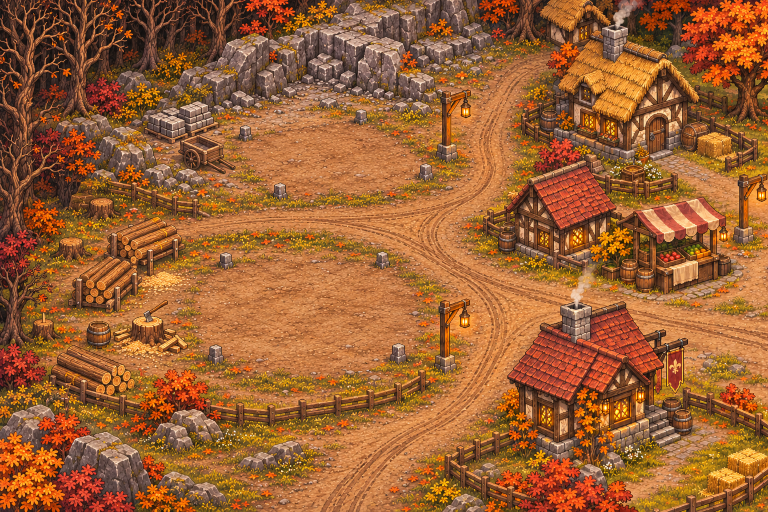
#> input picture art-source/plates/VL1.png, 1536 x 1024 px (shown at 1/2 size); its folder holds only this picture in this run
$ python plate_build.py
#> lines starting #> are read from the running program, lines starting #| are printed output that depends on the picture
"""Stitch village plates into one composite (art px, 1 art px = 0.5 game px).
Offsets found with tools/plate_reg.py (VL2 at origin)."""
import numpy as np, os, json
from PIL import Image
ROOT = os.path.dirname(os.path.dirname(os.path.abspath(__file__)))
P = os.path.join(ROOT, 'art-source', 'plates')
LAYOUT = {'VL1': (-1112, 0), 'VL2': (0, 0), 'VL4': (-872, 600), 'VL5': (0, 600), 'VL6': (212, 1018)}
FEATHER = 160  # distance used to rank plates; blending band is narrow (SHARP) to avoid ghosting
SHARP = 10

def build():
    xs = [o[0] for o in LAYOUT.values()]; ys = [o[1] for o in LAYOUT.values()]
    X0, Y0 = min(xs), min(ys); W = max(xs) + 1536 - X0; H = max(ys) + 1024 - Y0
    acc = np.zeros((H, W, 3)); wsum = np.zeros((H, W))
    for k, (ox, oy) in LAYOUT.items():
        im = np.asarray(Image.open(os.path.join(P, k + '.png')).convert('RGB'), float)
        h, w = im.shape[:2]
#> h = 1024; w = 1536
        yy, xx = np.mgrid[0:h, 0:w]
        d = np.minimum(np.minimum(xx, w - 1 - xx), np.minimum(yy, h - 1 - yy)).astype(float)
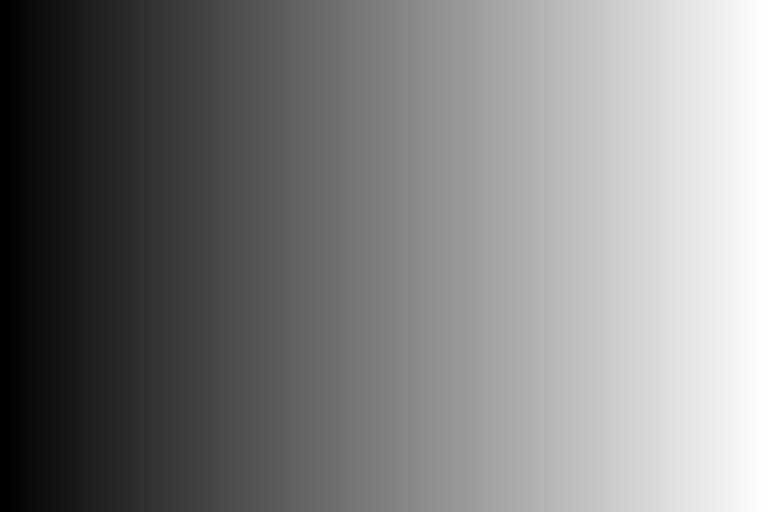
#> xx: shape (1024, 1536) int64 (shown at 1/2 size); min 0, max 1535, mean 767.5; drawn with min black and max white
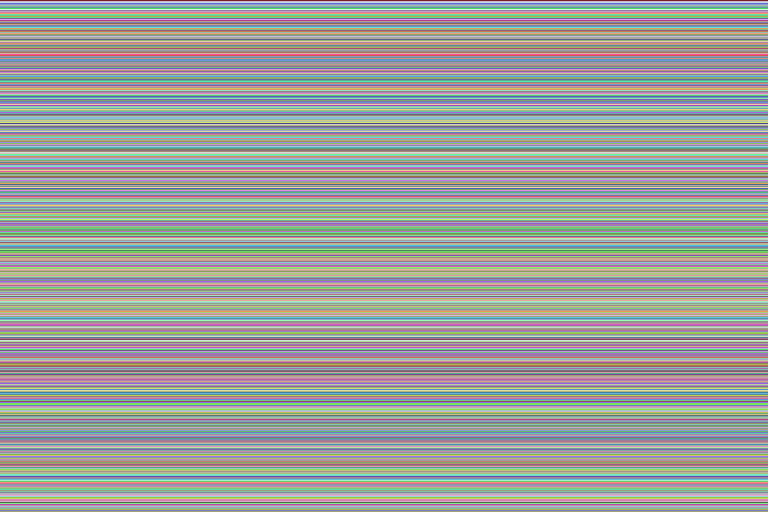
#> yy: shape (1024, 1536) int64 (shown at 1/2 size); 1024 distinct labels, from 0 to 1023; one colour per label, 0 black
        wt = np.exp(np.minimum(d, 600) / SHARP - 60)
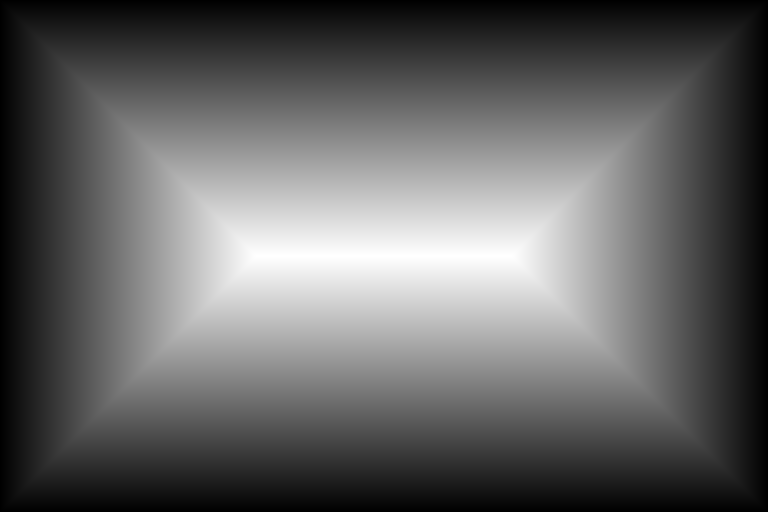
#> d: shape (1024, 1536) float64 (shown at 1/2 size); min 0, max 511, mean 198.6; drawn with min black and max white
        x, y = ox - X0, oy - Y0
        acc[y:y + h, x:x + w] += im * wt[..., None]; wsum[y:y + h, x:x + w] += wt
#> after `acc[y:y + h, x:x + w] += im * wt[..., None]`:
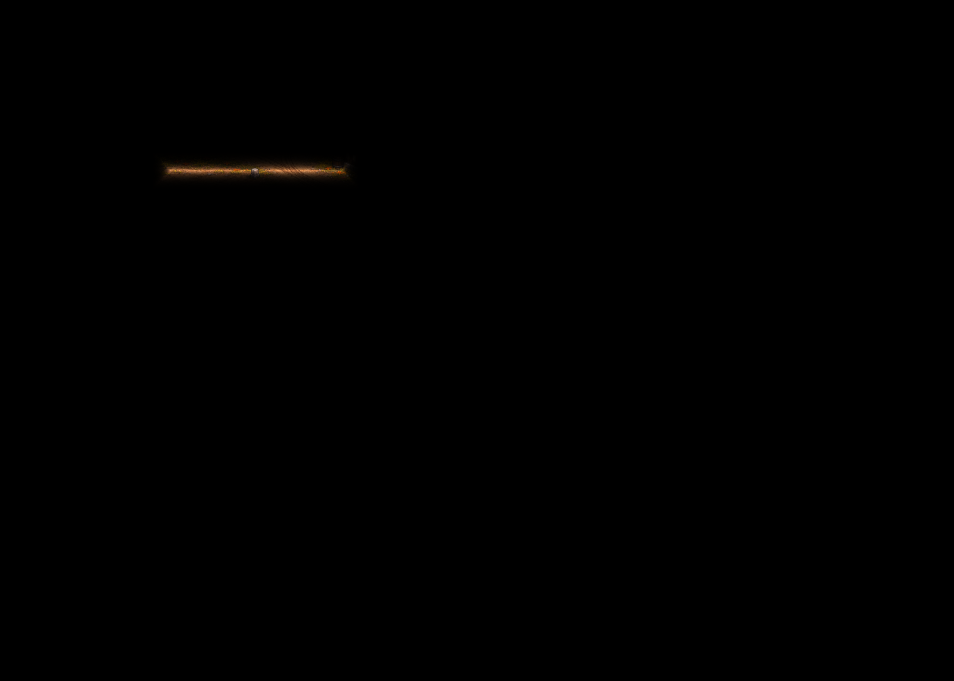
#> acc: shape (2042, 2860, 3) float64 (shown at 1/3 size); mean R, G, B 4.79e-05, 3.11e-05, 1.66e-05; drawn with min black and max white
    cov = wsum > 0
    out = np.zeros((H, W, 4), np.uint8)
    out[..., :3][cov] = (acc[cov] / wsum[cov][:, None]).clip(0, 255).astype(np.uint8)
    out[..., 3][cov] = 255
    return Image.fromarray(out, 'RGBA'), (X0, Y0)

if __name__ == '__main__':
#> (the run stopped early here; a loop or call above may not have finished)
